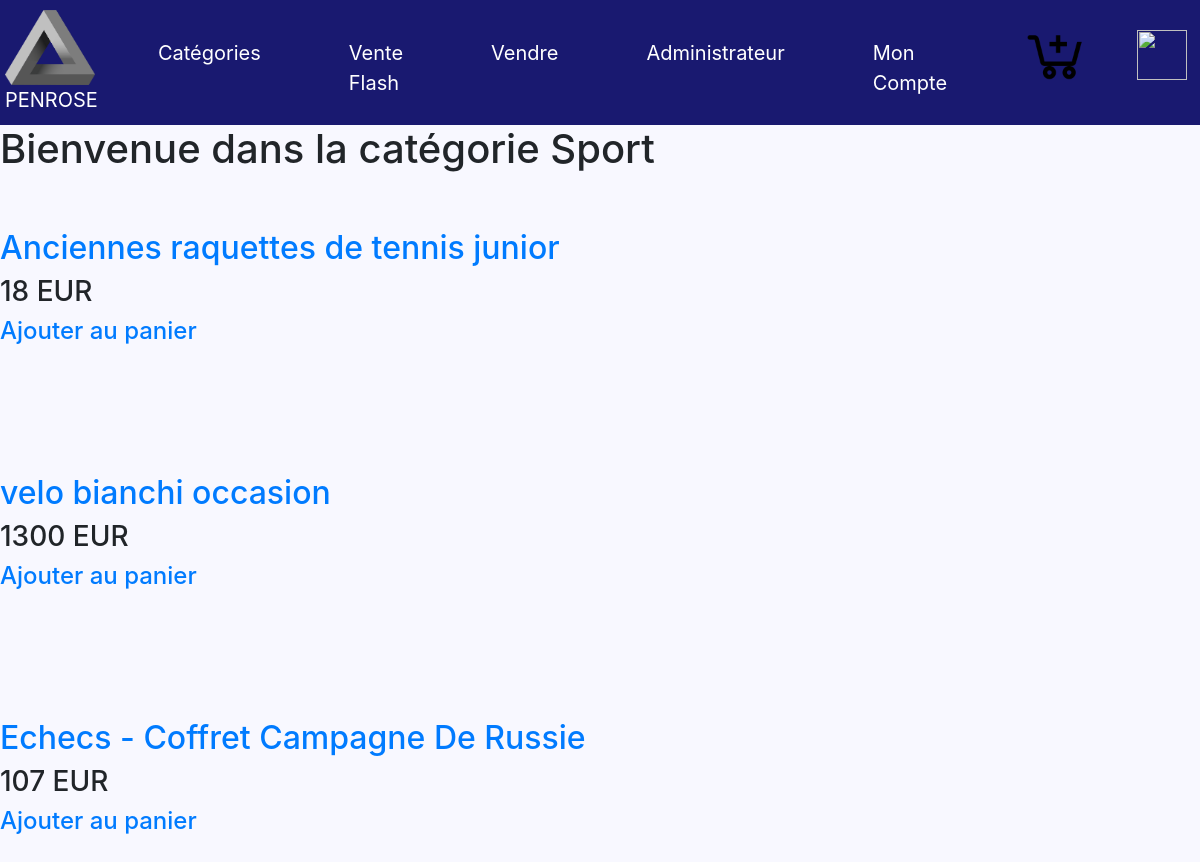
The page /liste_sport_fiche.php on the database its author committed.
### tables this page shows
CREATE TABLE IF NOT EXISTS `items` (
  `ID` int(50) NOT NULL AUTO_INCREMENT,
  `Titre` varchar(255) NOT NULL,
  `Photos` varchar(255) NOT NULL,
  `Description` varchar(1000) NOT NULL,
  `Video` varchar(255) NOT NULL,
  `Categorie` varchar(255) NOT NULL,
  `Prix` varchar(255) NOT NULL,
  PRIMARY KEY (`ID`),
  KEY `ID` (`ID`)
);

### liste_sport_fiche.php (the view, shortened to what this page needs)
<!DOCTYPE html>
<html>
<head>
<link rel="stylesheet"
href="https://stackpath.bootstrapcdn.com/bootstrap/4.1.3/css/bootstrap.min.css">
<link rel="stylesheet" type="text/css" href="styles.css">
</head>
<body>
<nav class="navbar navbar-expand-md">
<a class="navbar-brand" href="#"><img class="logo" src="logo.png" height='75' width='90'/><br>	PENROSE</a>
<div class="collapse navbar-collapse" id="main-navigation">
<ul class="navbar-nav">
<li class="nav-item"><a class="nav-link"
href="Categorie.php">Catégories</a></li>
<li class="nav-item"><a class="nav-link" href="#">Vente Flash</a></li>
<li class="nav-item"><a class="nav-link"
href="verif_vendeur.php">Vendre</a></li>
<li class="nav-item"><a class="nav-link"
href="verif_admi.php">Administrateur</a></li>
<li class="nav-item"><a class="nav-link"
href="verif_acheteur.php">Mon Compte</a></li>
<a class="navbar-brand" href="Panier.php"><img class="panier" src="panier.png" height='70' width='70'> </a>
<a class="navbar-brand" href="logout.php"><img class="deco" src="Deco.png" height='50' width='50'> </a>
</ul>
</div>
</nav>
<?php
$database = "ece_amazon";
$db_handle = mysqli_connect('localhost', 'root', 'root');
$db_found = mysqli_select_db($db_handle, $database);
if($db_found)
{
	if(isset($_GET['show']))
	{
		$product=$_GET['show'];
		$sql = "SELECT * from items WHERE Titre='$product'";
		$result = mysqli_query($db_handle, $sql);
		$data = mysqli_fetch_assoc($result);
		$description=$data["Description"];
		?>
		<br>
		<div class="texte-2" style="text-align: center;">
			<img src="imgs/<?php echo $data["Titre"];?>.jpg">
			<h1><?php echo $data["Titre"];?></h1>
			<h2><?php echo $data["Prix"];?> EUR</h2>
			<a href="panier.php"><h3>Ajouter au panier</h3></a>
			<a href="liste_livre_fiche.php"><h4>Retour</h4></a>
		</div><br>
		<?php
	}
	else
	{
		?><div class="texte-2"><h1>Bienvenue dans la catégorie Sport</h1></div><?php
		$sql = "SELECT * from items WHERE Categorie='Sports'";
		$result = mysqli_query($db_handle, $sql);
		while($data = mysqli_fetch_assoc($result))
		{
			?>
			<br><br>
			<div class="texte-2">
				<a href="?show=<?php echo $data["Titre"];?>"><h2><?php echo $data["Titre"];?></h2></a>
			</div>
			<div class="texte-2">
				<h3><?php echo $data["Prix"];?> EUR</h3>
			</div>
			<div class="texte-2">
				<a href="Panier.php"><h4>Ajouter au panier</h4></a>
			</div>
			<br/><br/><br/>
			<?php
		}
	}
	}
	?>

### styles.css (style rules this page uses)
body { padding: 0px; margin: 0px; background: #F8F8FF; }
.navbar { background:#191970; padding: 5px; font-size: 20px; }
.logo { margin-right:0px; }
.panier { margin-left:30px; margin-top:-5px; }
.deco { margin-left:30px; margin-top:5px; }
.nav-link, .navbar-brand { color: #fff; cursor: pointer; }
.nav-link { margin-left: 1.8em !important; margin-right: 1.8em; margin-top: 0.5em !important; }
.navbar-collapse { justify-content: flex-end; }

### rows shown on the page
items: Titre "Anciennes raquettes de tennis junior", Prix "18"
items: Titre "velo bianchi occasion", Prix "1300"
items: Titre "Echecs - Coffret Campagne De Russie", Prix "107"
